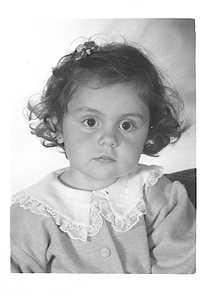
#> input picture andres_carpeta/MATERAIAL COMPARTIDO/vision/Class7/Class7/noiseImages/2.jpg, 208 x 304 px
$ python filtroSharpen.py
#> lines starting #> are read from the running program, lines starting #| are printed output that depends on the picture
import numpy as np
import cv2

img1 = cv2.imread('noiseImages/2.jpg')  # Leemos la imagen
#> img1 is the input picture: shape (304, 208, 3); min 10, max 255, mean 196.3
height, width = img1.shape[:2]  # Obtenemos sus dimensiones
#> height = 304; width = 208
imgFsh = np.zeros((height, width), np.uint8)  # Creamos una imagen nueva
kern1 = np.array([[0, -1, 0], [-1, 5, -1], [0, -1, 0]])
imgFsh = cv2.filter2D(img1, ddepth=-1, kernel=kern1, anchor=(-1, -1))  # Aplicamos el kernel a la imagen con la funcion filter2D
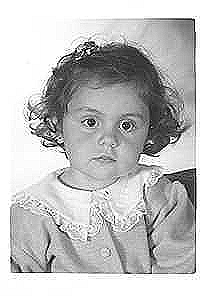
#> imgFsh: shape (304, 208, 3); min 0, max 255, mean 194.8
'''
imgFsh = cv2.filter2D(imgFsh, ddepth=-1, kernel=kern1, anchor=(-1, -1), )  # Aplicamos el kernel a la imagen con la funcion filter2D
imgFsh = cv2.filter2D(imgFsh, ddepth=-1, kernel=kern1, anchor=(-1, -1), )  # Aplicamos el kernel a la imagen con la funcion filter2D
'''
cv2.imshow('Imagen original                               Imagen filtrada', np.hstack([img1, imgFsh]))  # Mostramos las imagenes
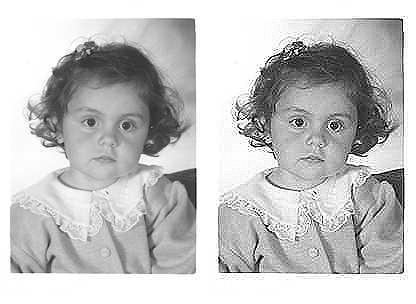
#> window 'Imagen original               ': shape (304, 416, 3); min 0, max 255, mean 195.5
cv2.waitKey(0)  # Se espera a pulsar cualquier tecla para cerrar la imagen
cv2.destroyAllWindows()  # Cierre de ventanas

# Fuente: Documentacion OpenCV

$ run again, with andres_carpeta/MATERAIAL COMPARTIDO/vision/Class7/Class7/noiseImages/33.jpg copied over andres_carpeta/MATERAIAL COMPARTIDO/vision/Class7/Class7/noiseImages/2.jpg
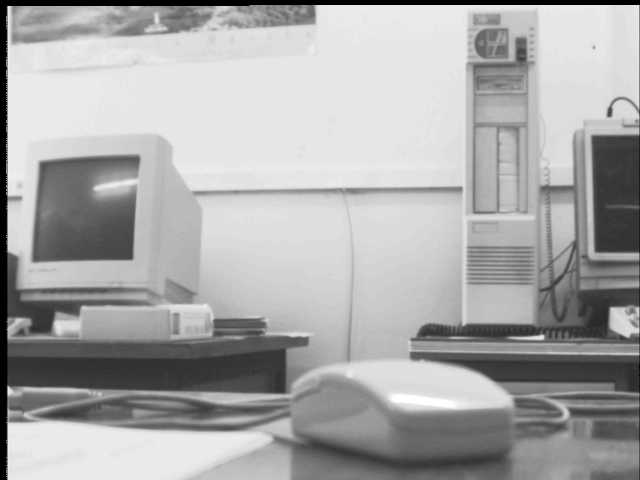
#> input picture andres_carpeta/MATERAIAL COMPARTIDO/vision/Class7/Class7/noiseImages/33.jpg, 640 x 480 px
#> img1 is the input picture: shape (480, 640, 3); min 0, max 255, mean 168.8
#> `cv2.imshow('Imagen original                               Imagen filtr..`:
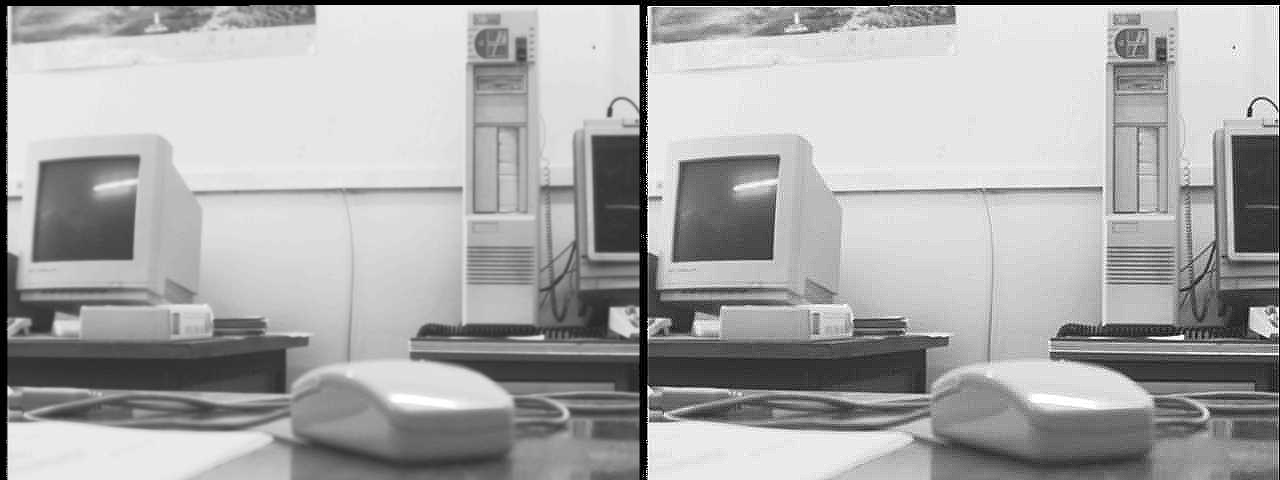
#> window 'Imagen original               ': shape (480, 1280, 3); min 0, max 255, mean 168.9
